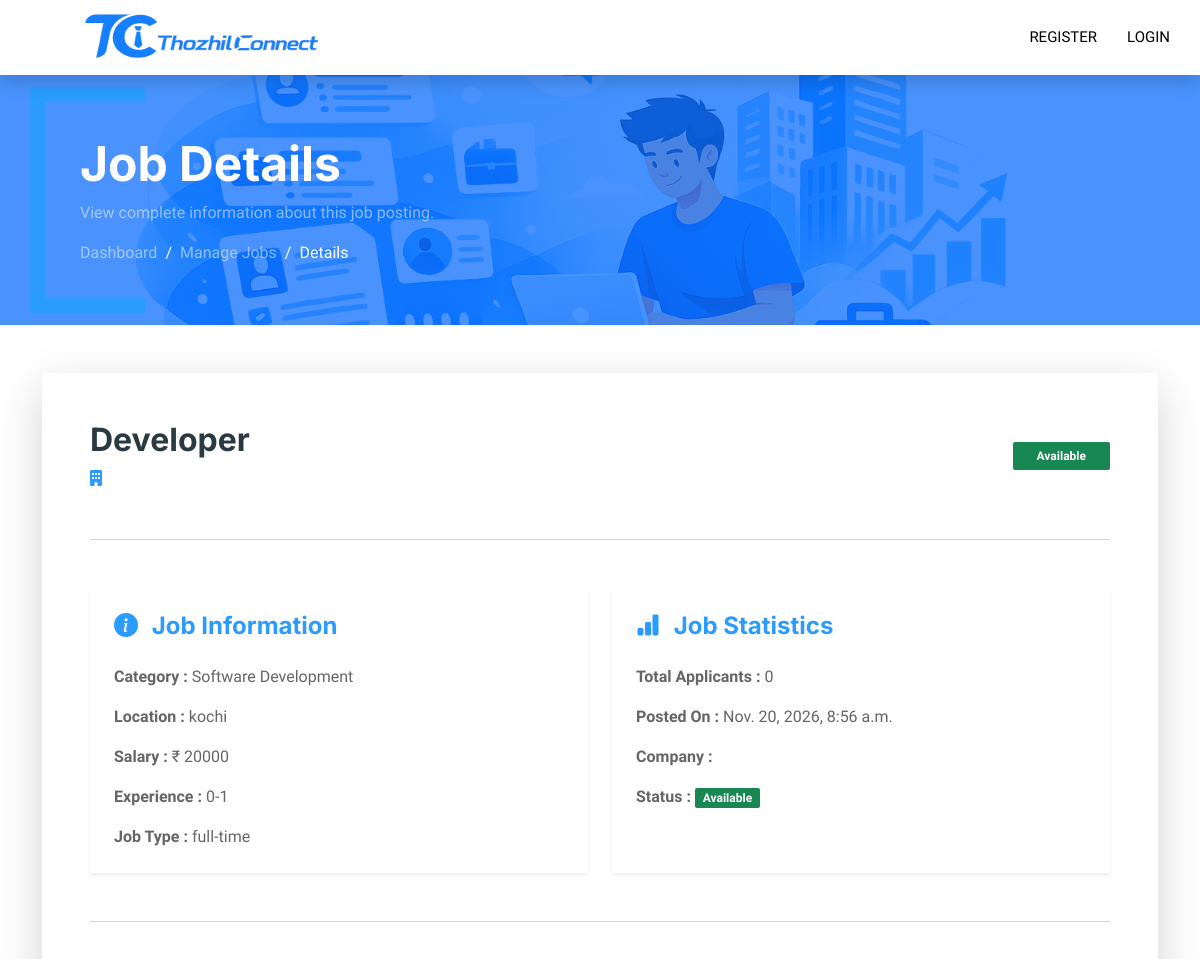
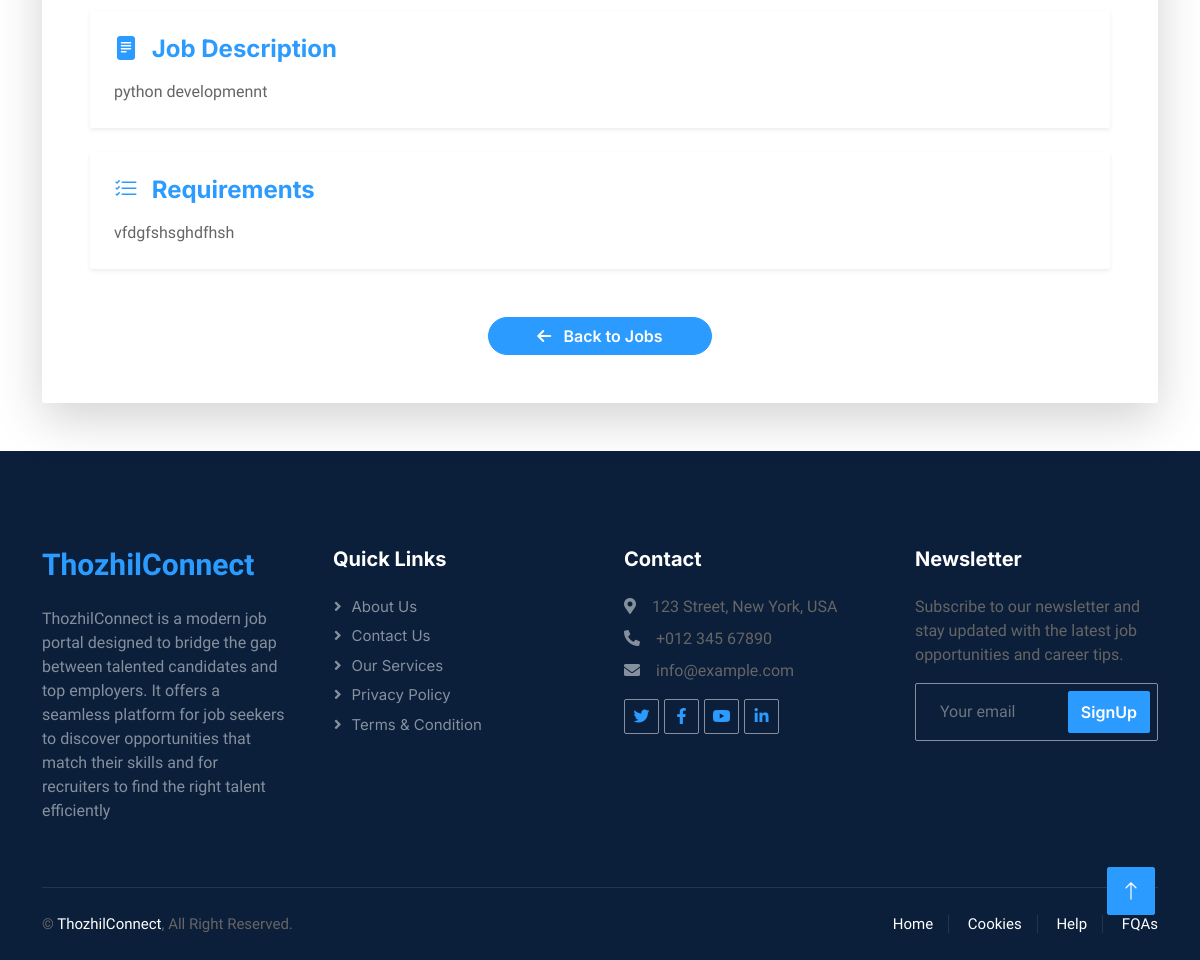
Page /adminpanel/jobdetails/8 on the committed database (2 pictures, top to bottom).
### jobs/models.py (models this page shows, shortened)
class Job(models.Model):
    job_types_choices = [("full-time", "Full Time"),
                         ("part-time", "Part Time"),]
    experiences_choices = [ ("0-1", "0-1 Years"),
                    ("1-3", "1-3 Years"),
                    ("3-5", "3-5 Years"),
                    ("5+", "5+ Years"),]
    status_choices = [('available','available'),('closed','closed')]
    job_title = models.CharField(max_length=100)
    description = models.TextField()
    location = models.CharField(max_length=50)
    salary = models.IntegerField()
    requirements = models.TextField()
    category = models.ForeignKey(Category,on_delete=models.CASCADE,related_name='jobs')
    recruiter = models.ForeignKey(RecruiterProfile,on_delete=models.CASCADE,related_name='jobs')
    job_type = models.CharField(max_length=20, choices=job_types_choices)
    experience = models.CharField(max_length=20 , choices=experiences_choices)
    status = models.CharField(max_length=20,choices=status_choices)
    created_at = models.DateTimeField(auto_now_add=True)
    updated_at = models.DateTimeField(auto_now=True)

class Category(models.Model):
    category_name = models.CharField(max_length=100)
    icon = icon = models.CharField(max_length=100,default="fa-solid fa-briefcase")

### adminpanel/views.py (the view)
# urls.py: path("jobdetails/<int:i>",views.JobDetailsview.as_view(),name="jobdetail"),
class JobDetailsview(View):
    def get(self,request,i):
        job = Job.objects.select_related('recruiter','category').get(id=i)
        applicants = Application.objects.filter(job=job).count()
        context = {'job':job,'applicants':applicants}
        return render(request,'adminpanel/jobdetail.html',context)

### templates/adminpanel/jobdetail.html (shortened to what this page needs)
{% extends 'base.html' %}
{% load static %}
{% block content %}
<div class="container-fluid page-header mb-5">
    <div class="container py-5">
        <h1 class="display-5 text-white fw-bold">
            Job Details
        </h1>
        <p class="text-white-50">
            View complete information about this job posting.
        </p>
        <nav aria-label="breadcrumb">
            <ol class="breadcrumb mb-0">
                <li class="breadcrumb-item">
                    <a href="{% url 'adminpanel:admindashboard' %}" class="text-white-50">
                        Dashboard
                    </a>
                </li>
                <li class="breadcrumb-item">
                    <a href="{% url 'adminpanel:jobs' %}" class="text-white-50">
                        Manage Jobs
                    </a>
                </li>
                <li class="breadcrumb-item active text-white">
                    Details
                </li>
            </ol>
        </nav>
    </div>
</div>
<div class="container mb-5">
    <div class="card border-0 shadow-lg rounded-4">
        <div class="card-body p-5">
            <div class="d-flex justify-content-between align-items-center flex-wrap">
                <div>
                    <h2 class="fw-bold mb-2">
                        {{ job.job_title }}
                    </h2>
                    <p class="text-muted mb-0">
                        <i class="fa-solid fa-building  text-secondary"></i>
                    </p>
                </div>
                <div>
                    {% if job.status == "available" %}
                        <span class="badge bg-success px-4 py-2">
                            Available
                        </span>
                    {% else %}
                        <span class="badge bg-danger px-4 py-2">
                            Closed
                        </span>
                    {% endif %}
                </div>
            </div>
            <hr class="my-5">
            <div class="row g-4">
                <div class="col-lg-6">
                    <div class="card border-0 shadow-sm rounded-4 h-100">
                        <div class="card-body p-4">
                            <h4 class="fw-bold text-secondary mb-4">
                                <i class="bi bi-info-circle-fill me-2"></i>
                                Job Information
                            </h4>
                            <p>
                                <strong>Category :</strong>
                                {{ job.category.category_name }}
                            </p>
                            <p>
                                <strong>Location :</strong>
                                {{ job.location }}
                            </p>
                            <p>
                                <strong>Salary :</strong>
                                ₹ {{ job.salary }}
                            </p>
                            <p>
                                <strong>Experience :</strong>
                                {{ job.experience }}
                            </p>
                            <p class="mb-0">
                                <strong>Job Type :</strong>
                                {{ job.job_type }}
                            </p>
                        </div>
                    </div>
                </div>
                <div class="col-lg-6">
                    <div class="card border-0 shadow-sm rounded-4 h-100">
                        <div class="card-body p-4">
                            <h4 class="fw-bold text-secondary mb-4">
                                <i class="bi bi-bar-chart-fill me-2"></i>
                                Job Statistics
                            </h4>
                            <p>
                                <strong>Total Applicants :</strong>
                                {{ applicants }}
                            </p>
                            <p>
                                <strong>Posted On :</strong>
                                {{ job.created_at }}
                            </p>
                            <p>
                                <strong>Company :</strong>
                            </p>
                            <p class="mb-0">
                                <strong>Status :</strong>
                                {% if job.status == "available" %}
                                    <span class="badge bg-success">
                                        Available
                                    </span>
                                {% else %}
                                    <span class="badge bg-danger">
                                        Closed
                                    </span>
                                {% endif %}
                            </p>
                        </div>
                    </div>
                </div>
            </div>
            <hr class="my-5">
            <div class="card border-0 shadow-sm rounded-4 mb-4">
                <div class="card-body p-4">
                    <h4 class="fw-bold text-secondary mb-3">
                        <i class="bi bi-file-text-fill me-2"></i>
                        Job Description
                    </h4>
                    <p class="mb-0">
                        {{ job.description }}
                    </p>
                </div>
            </div>
            <div class="card border-0 shadow-sm rounded-4">
                <div class="card-body p-4">
                    <h4 class="fw-bold text-secondary mb-3">
                        <i class="bi bi-list-check me-2"></i>
                        Requirements
                    </h4>
                    <p class="mb-0">
                        {{ job.requirements }}
                    </p>
                </div>
            </div>
            <div class="text-center mt-5">
                <a href="{% url 'adminpanel:jobs' %}"
                   class="btn btn-secondary rounded-pill px-5">
                    <i class="fa-solid fa-arrow-left me-2"></i>
                    Back to Jobs
                </a>
            </div>
        </div>
    </div>
</div>
{% endblock %}

### static/css/style.css (style rules this page uses)
:root { --primary: #2B9BFF; --secondary: #2B9BFF; --light: #EFFDF5; --dark: black; }
body { background-color: white; }
.btn { font-family: 'Inter', sans-serif; font-weight: 600; transition: .5s; }
.btn.btn-primary, .btn.btn-secondary { color: #FFFFFF; }
.header-carousel .container, .page-header .container { position: relative; padding: 45px 0 45px 35px; border-left: 15px solid var(--primary); }
.header-carousel .container::before, .header-carousel .container::after, .page-header .container::before, .page-header .container::after { position: absolute; content: ""; top: 0; left: 0; width: 100px; height: 15px; background: var(--primary); }
.header-carousel .container::after, .page-header .container::after { top: 100%; margin-top: -15px; }
.page-header { background: linear-gradient(rgba(13,110,253,.75), rgba(13,110,253,.75)), url("../img/hero.png"); background-position:center; background-size:cover; background-repeat:no-repeat; min-height:250px; display:flex; align-items:center; }
.page-header h1 { font-weight:700; }
.page-header .breadcrumb-item + .breadcrumb-item::before { color:hsl(0, 0%, 100%); }
.page-header .breadcrumb-item a { text-decoration:none; }

### rows in the picture
Job: job_title "Developer", category.category_name "Software Development", location "kochi", salary "20000", experience "0-1", job_type "full-time", created_at "Nov. 20, 2026, 8:56 a.m.", description "python developmennt", requirements "vfdgfshsghdfhsh"

### other values in the picture
{{ applicants }} "0"
